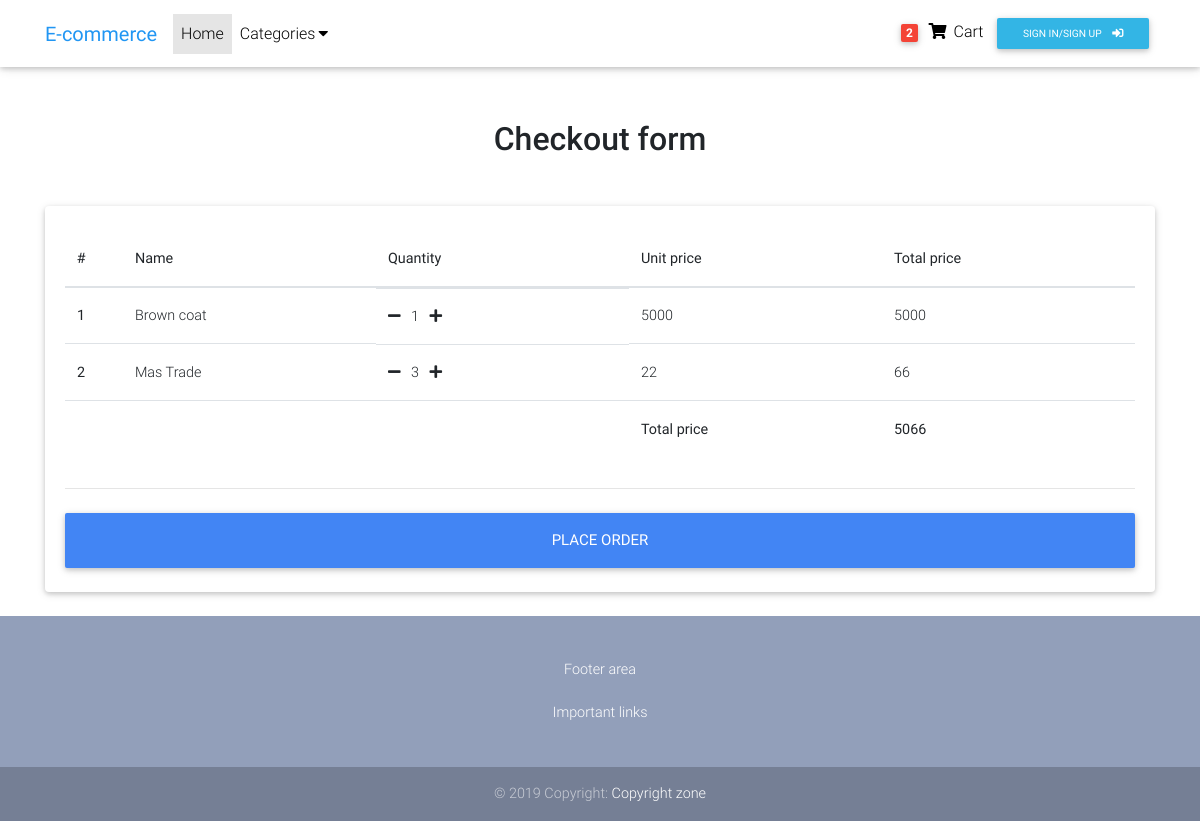
/checkout/, run on an earlier commit of the app's database.
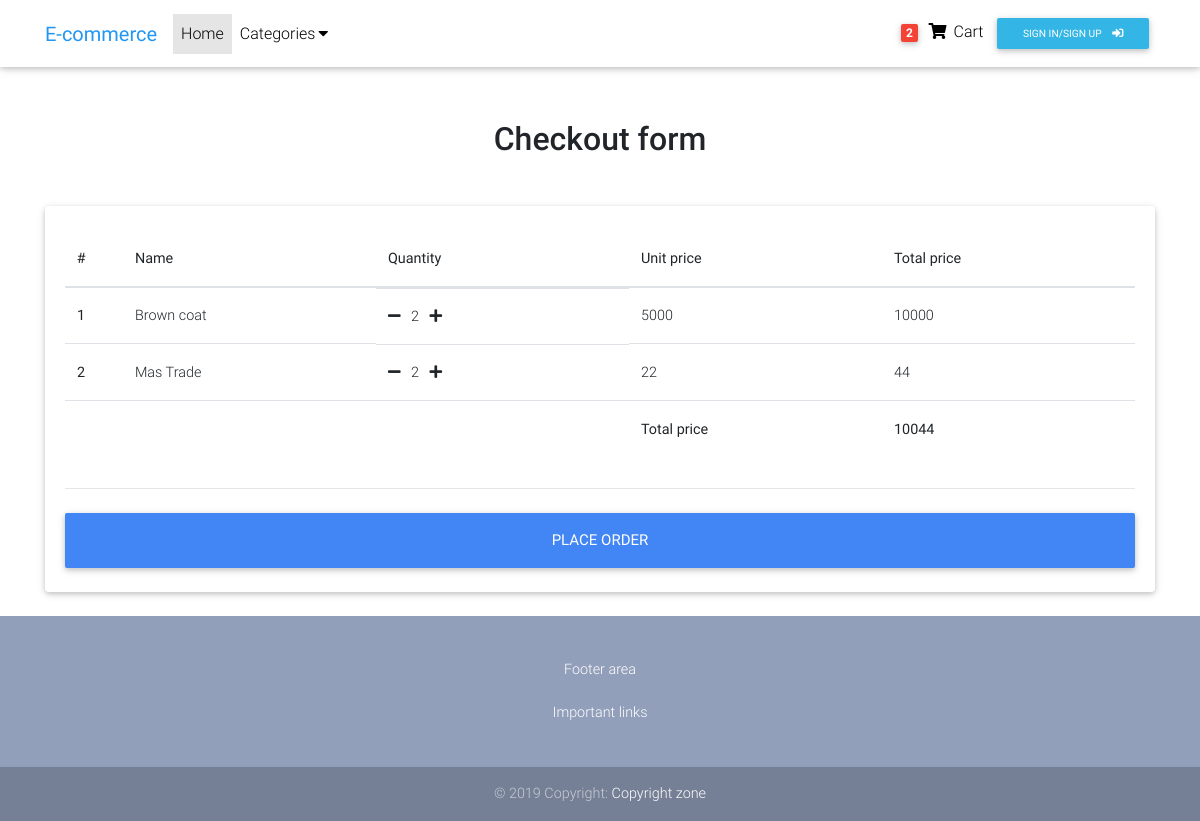
And on a later commit of the database.
### ecommerce/models.py (models this page shows, shortened)
class Cart(models.Model):
    product  = models.ForeignKey(Product, on_delete=models.CASCADE)
    quantity = models.PositiveIntegerField(default=1)
    ordered  = models.BooleanField(default=False)
    def total_price(self):
        return (self.product.price * self.quantity)

class Product(models.Model):
    name        = models.CharField(max_length=50)
    category    = models.ForeignKey(Category, on_delete=models.CASCADE)
    description = models.TextField()
    price       = models.PositiveIntegerField(default=0)
    quantity    = models.PositiveIntegerField(default=0)
    image       = models.FileField()
    seller      = models.ForeignKey(Profile, on_delete=models.CASCADE)

### ecommerce/views.py (the view)
# urls.py: path('checkout/', checkout, name='checkout'),
def checkout(request):
    total_price = 0
    cart_items = Cart.objects.filter(ordered=False)
    for item in cart_items:
        total_price += int(item.total_price())
    context = {
        'cart_items' : cart_items,
        'total_price': total_price
    }
    return render(request, 'ecommerce/checkout.html', context)

### ecommerce/context_processors.py (called while the page is built)
def common_context(request):
    cart_items_count = Cart.objects.filter(ordered=False).count
    account_type = None
    try:
        account_type = str(Profile.objects.get(user=request.user).account_type)
    except:
        account_type = None
    context = {
      'account_type': account_type,
      'cart_items_count': cart_items_count,
      'categories': Category.objects.all(),
    }
    return context

### ecommerce/models.py (called while the page is built)
    def __str__(self):
        return self.name

### ecommerce/templates/ecommerce/checkout.html (shortened to what this page needs)
{% extends 'ecommerce/_base.html' %}
{% load static %}
{% block content %}
  <main class="mt-5 pt-4">
    <div class="container wow fadeIn">
      <h2 class="my-5 h2 text-center">Checkout form</h2>
      <div class="row">
        <div class="col-md-12 mb-4">
          <div class="card">
            <div class="card-body">
            {% if cart_items_count == 0 %}
            {% else %}
              <div class="table-responsive">
                <table class="table">
                  <thead>
                    <tr>
                      <th>#</th>
                      <th class="th-lg">Name</th>
                      <th class="th-lg">Quantity</th>
                      <th class="th-lg">Unit price</th>
                      <th class="th-lg">Total price</th>
                    </tr>
                  </thead>
                  <tbody>
                  {% for item in cart_items %}
                    <tr>
                      <th scope="row">{{ forloop.counter }}</th>
                      <td>{{item.product.name}}</td>
                      <td style="display: flex;">
                        <form action="{% url 'add_to_cart' %}" method="post" id="decrease{{item.product.id}}">
                          <a onclick="document.getElementById('decrease{{item.product.id}}').submit();"><i class="fas fa-minus"></i></a>
                        </form>
                        &nbsp;&nbsp; {{item.quantity}} &nbsp;&nbsp;
                        <form action="{% url 'add_to_cart' %}" method="post" id="increase{{item.product.id}}">
                          <a onclick="document.getElementById('increase{{item.product.id}}').submit();"><i class="fas fa-plus"></i></a>
                        </form>
                      </td>
                      <td>{{item.product.price}}</td>
                      <td>{{item.total_price}}</td>
                    </tr>
                  {% endfor %}
                    <tr>
                      <th scope="row" colspan="3"></th>
                      <th >Total price</th>
                      <th>{{total_price}}</td>
                    </tr>
                  </tbody>
                </table>
              </div>
            {% endif %}
              <hr class="mb-4">
              {% if cart_items_count == 0 %}
                  <button class="btn btn-primary btn-lg btn-block" type="submit">Your cart is empty.</button>
              {% else %}
                <form action="{% url 'order' %}" method="post">
                  <button class="btn btn-primary btn-lg btn-block" type="submit">Place order</button>
                </form>
              {% endif %}
            </div>
          </div>
        </div>
      </div>
    </div>
  </main>
{% endblock %}

What changed in the data, as far as the page shows it:
changed Cart "Brown coat": quantity "1" → "2"; total_price "5000" → "10000"
changed Cart "Mas Trade": quantity "3" → "2"; total_price "66" → "44"
Also different on the page:
{{ total_price }}: "5066" → "10044"
